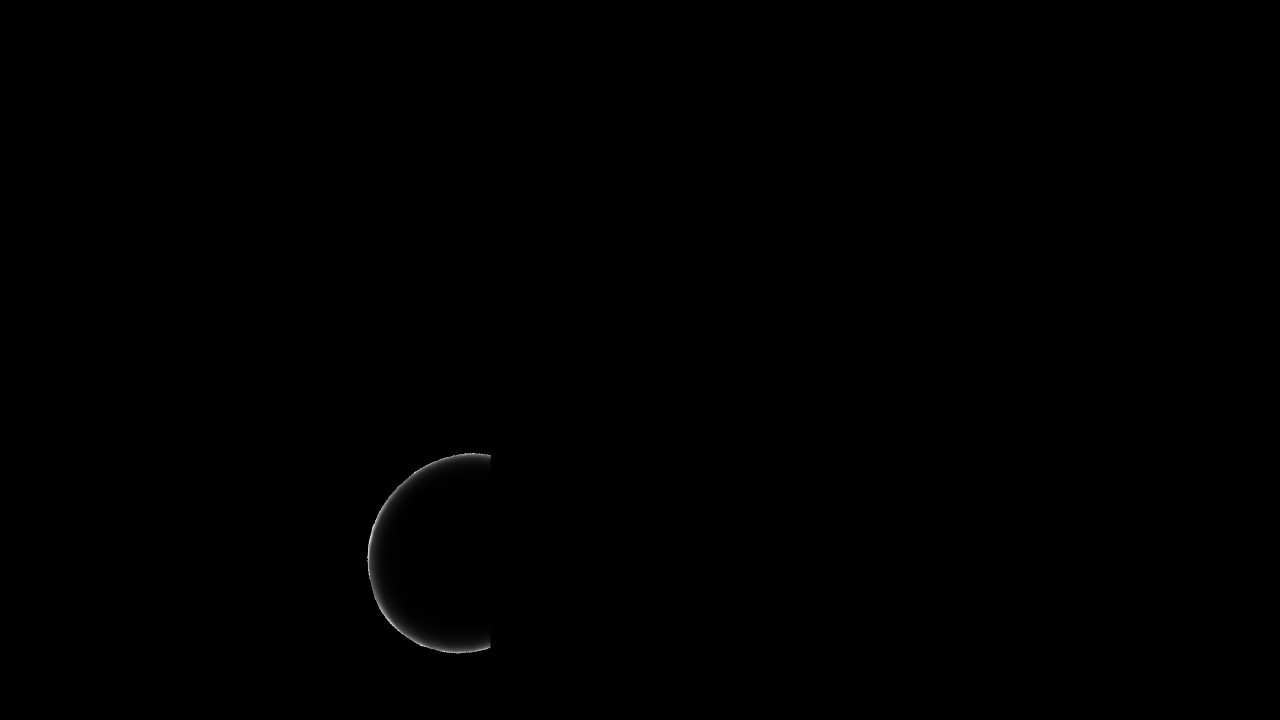
#> input picture screenshots/scene5/screenshot_fmap_00100spp.bmp, 1280 x 720 px, found by its file name; the run also reads 1 picture not shown here
$ python make_figures_landscape.py
#> lines starting #> are read from the running program, lines starting #| are printed output that depends on the picture
"""
논문 Figure 1~5 가로형(landscape) 버전 생성
저장 위치: figures_paper/figure{N}_*가로.png
"""

import matplotlib.pyplot as plt
import matplotlib.ticker as ticker
import matplotlib.patches as mpatches
import numpy as np
from PIL import Image
import os

plt.rcParams.update({
    'font.family': 'DejaVu Sans',
    'axes.spines.top': False,
    'axes.spines.right': False,
    'figure.dpi': 300,
})

S5 = r'screenshots\scene5'
S8 = r'screenshots\scene8'
os.makedirs('figures_paper', exist_ok=True)


# ─────────────────────────────────────────────────────────────
# 그림 1: Scene 5 — F(p) map | Fresnel render  (1행 2열 가로)
# ─────────────────────────────────────────────────────────────
fmap   = Image.open(os.path.join(S5, 'screenshot_fmap_00100spp.bmp'))
#> fmap is the input picture: PIL image 1280x720 RGB; min 0, max 228, mean 0.3
render = Image.open(os.path.join(S5, 'screenshot_fresnel_00100spp.bmp'))
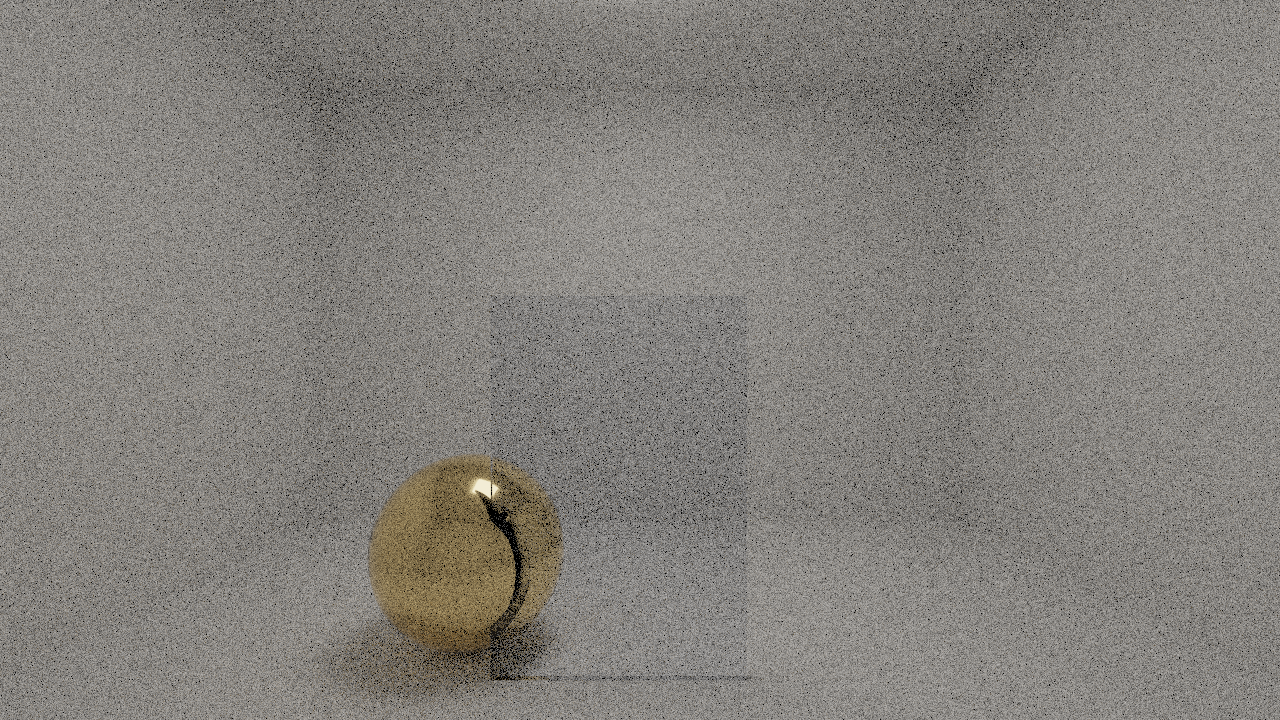
#> input picture screenshots/scene5/screenshot_fresnel_00100spp.bmp, 1280 x 720 px, found by its file name
#> render is the input picture: PIL image 1280x720 RGB; mean R, G, B 131.6, 128.5, 123.6

fig, axes = plt.subplots(1, 2, figsize=(11, 4.5))
fig.patch.set_facecolor('#111')
fig.subplots_adjust(wspace=0.05, top=0.88, bottom=0.03, left=0.02, right=0.98)

axes[0].imshow(fmap)
axes[0].set_title('(a)  F(p) Priority Map', color='white', fontsize=11, pad=6)
axes[0].axis('off')
axes[0].text(0.01, 0.97, 'Low F(p)',  transform=axes[0].transAxes,
             color='#90CAF9', fontsize=9, va='top')
axes[0].text(0.99, 0.97, 'High F(p)', transform=axes[0].transAxes,
             color='white', fontsize=9, va='top', ha='right', fontweight='bold')

axes[1].imshow(render)
axes[1].set_title('(b)  Fresnel-Guided PT  (100 spp)', color='white', fontsize=11, pad=6)
axes[1].axis('off')

fig.suptitle('Scene 5 (Cornell Box, A = 0.2%) — Fresnel Priority Map & Result',
             color='white', fontsize=11, y=0.97)
plt.savefig('figures_paper/figure1_teaser가로.png', bbox_inches='tight',
            facecolor=fig.get_facecolor())
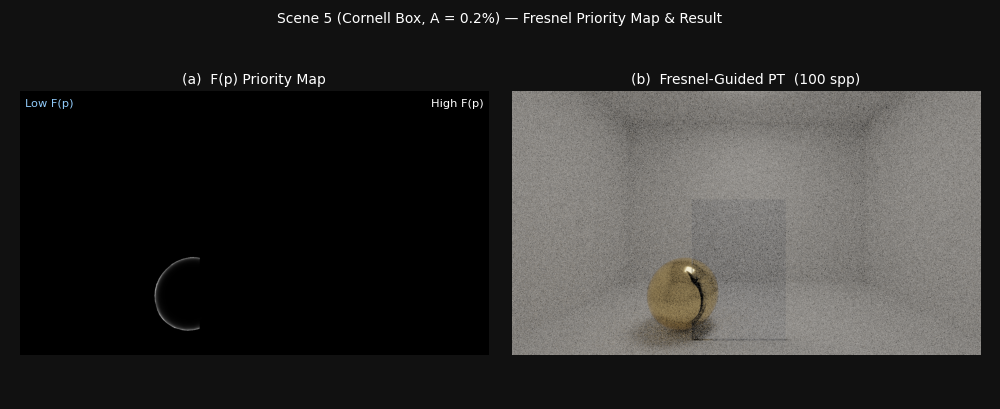
#> figure drawn by matplotlib, 2 panels
plt.close()
print("figure1_teaser가로.png saved")


# ─────────────────────────────────────────────────────────────
# 그림 2: Self-regulation scatter (가로형)
# ─────────────────────────────────────────────────────────────
A_pct   = {'Scene 4': 29.1, 'Scene 5': 0.2,  'Scene 6': 0.0,
            'Scene 7': 29.1, 'Scene 8': 0.9}
pass2_f = {'Scene 4': 7.392, 'Scene 5': 0.562, 'Scene 6': 0.042,
            'Scene 7': 6.109, 'Scene 8': 0.522}
pass2_v = {'Scene 4': 17.287, 'Scene 5': 23.924, 'Scene 6': 11.611,
            'Scene 7':  9.075, 'Scene 8': 14.279}

label_offset = {
    'Scene 4': ( 5,  5),
    'Scene 5': ( 5, -11),
    'Scene 6': ( 5,  5),
    'Scene 7': (-52,  5),
    'Scene 8': ( 5,  5),
}

fig, ax = plt.subplots(figsize=(9, 5))
ax.axvspan(-0.5,  5.0, alpha=0.07, color='blue', zorder=0)
ax.axvspan( 5.0, 32.0, alpha=0.07, color='red',  zorder=0)
ax.axvline(5.0, color='gray', linestyle=':', linewidth=1.0, zorder=1)
ax.text(2.5, 26, 'Envelope\n(A≲5%)',  ha='center', fontsize=8, color='#1565C0')
ax.text(18,  26, 'Outside\n(A>20%)', ha='center', fontsize=8, color='#B71C1C')

for scene in A_pct:
    ax.scatter(A_pct[scene], pass2_f[scene], color='#1976D2', s=80, zorder=5)
    ax.scatter(A_pct[scene], pass2_v[scene], color='#D32F2F', s=80, marker='s', zorder=5)
    ox, oy = label_offset.get(scene, (5, 5))
    ax.annotate(scene,
                (A_pct[scene], max(pass2_f[scene], pass2_v[scene])),
                textcoords='offset points', xytext=(ox, oy), fontsize=9)

ax.axhline(16.67, color='#2E7D32', linestyle='--', linewidth=1.3, zorder=3)

f_p = plt.Line2D([0],[0], marker='o', color='w', markerfacecolor='#1976D2',
                  markersize=9, label='Fresnel-guided Pass 2')
v_p = plt.Line2D([0],[0], marker='s', color='w', markerfacecolor='#D32F2F',
                  markersize=9, label='Variance-guided Pass 2')
b_p = plt.Line2D([0],[0], color='#2E7D32', linestyle='--', linewidth=1.3,
                  label='60 fps budget (16.67 ms)')
ax.legend(handles=[f_p, v_p, b_p], fontsize=9.5, loc='upper left')

ax.set_xlabel('High-F(p) Coverage  A (%)', fontsize=11)
ax.set_ylabel('Pass 2 Cost (ms)', fontsize=11)
ax.set_title('Self-Regulation: Pass 2 Cost vs F(p) Coverage', fontsize=11)
ax.set_xlim(-0.5, 32)
ax.set_ylim(-0.5, 28)
ax.yaxis.set_minor_locator(ticker.MultipleLocator(2))
ax.grid(axis='y', which='major', alpha=0.3)

plt.tight_layout()
plt.savefig('figures_paper/figure2_self_regulation가로.png', bbox_inches='tight')
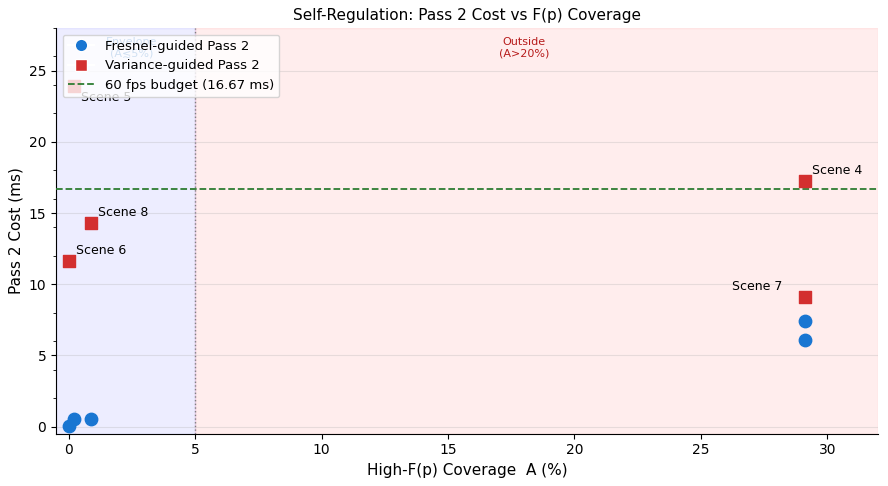
#> figure drawn by matplotlib, 1 panel
plt.close()
print("figure2_self_regulation가로.png saved")


# ─────────────────────────────────────────────────────────────
# 그림 3: Scene 8 비교 — 2행 3열 가로 배치
#   Row 0: Baseline 100spp | Fresnel-Guided 100spp | Reference 10000spp
#   Row 1: Error Baseline  | Error Fresnel          | 수치 요약
# ─────────────────────────────────────────────────────────────
base100 = Image.open(os.path.join(S8, 'screenshot_baseline_00100spp.bmp'))
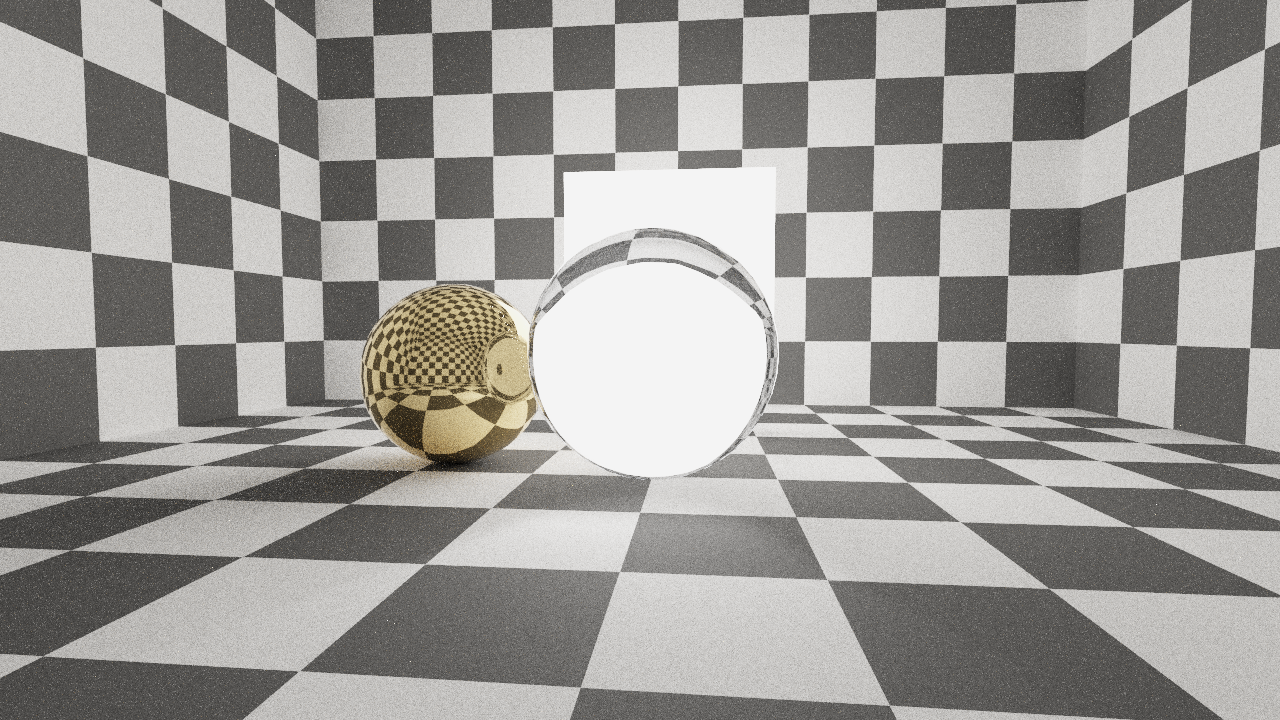
#> input picture screenshots/scene8/screenshot_baseline_00100spp.bmp, 1280 x 720 px, found by its file name
#> base100 is the input picture: PIL image 1280x720 RGB; mean R, G, B 154.7, 152.8, 149.6
fres100 = Image.open(os.path.join(S8, 'screenshot_fresnel_00100spp.bmp'))
#> (the run stopped early here; a loop or call above may not have finished)
